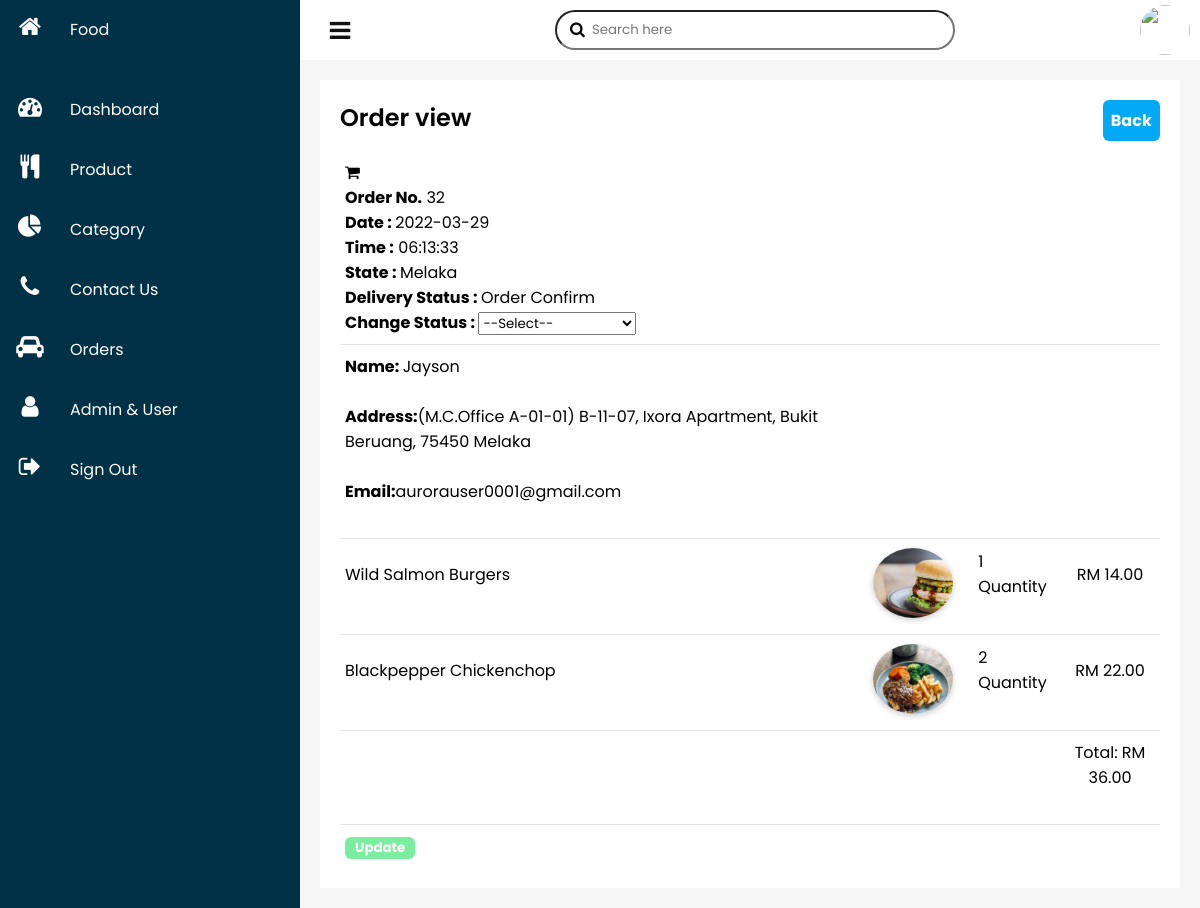
Page /admin/VandCorder.php?ID=32 on the committed database.
### tables this page shows
CREATE TABLE `trans` (
  `transaction_id` int(5) NOT NULL,
  `transaction_date` date NOT NULL,
  `transaction_time` time NOT NULL,
  `e_d_time` time NOT NULL,
  `Full_Name` varchar(50) NOT NULL,
  `Trans_Address` varchar(150) NOT NULL,
  `City` varchar(100) NOT NULL,
  `Trans_State` varchar(255) NOT NULL,
  `Zip` int(10) NOT NULL,
  `delivery_status` varchar(200) NOT NULL,
  `userid` int(5) NOT NULL
);

CREATE TABLE `users` (
  `userid` int(5) UNSIGNED ZEROFILL NOT NULL,
  `username` varchar(200) NOT NULL,
  `userpassword` varchar(200) NOT NULL,
  `useremail` varchar(200) NOT NULL,
  `userprivilege` varchar(200) NOT NULL DEFAULT 'user',
  `userfirstname` varchar(200) DEFAULT NULL,
  `userlastname` varchar(200) DEFAULT NULL,
  `block?` tinyint(1) NOT NULL DEFAULT 0,
  `verify_token` varchar(200) NOT NULL
);

CREATE TABLE `food` (
  `food_id` int(4) UNSIGNED NOT NULL,
  `food_code` varchar(100) NOT NULL,
  `food_name` varchar(100) NOT NULL,
  `food_price` float NOT NULL,
  `food_description` text NOT NULL,
  `food_image` varchar(255) NOT NULL,
  `food_stock` int(4) NOT NULL,
  `food_status` varchar(100) NOT NULL,
  `admin_id` int(4) UNSIGNED NOT NULL,
  `cate_id` int(4) UNSIGNED NOT NULL,
  `active` varchar(10) NOT NULL
);

CREATE TABLE `cart` (
  `cart_id` int(4) NOT NULL,
  `cart_qty` int(4) NOT NULL,
  `subtotal` int(5) NOT NULL,
  `food_id` int(4) NOT NULL,
  `userid` int(5) UNSIGNED NOT NULL
);

### admin/VandCorder.php (the view, shortened to what this page needs)
<?php
include('config/constants.php'); ?>
<!DOCTYPE html>
<html>
<head>
    <link rel="stylesheet" href="https://stackpath.bootstrapcdn.com/font-awesome/4.7.0/css/font-awesome.min.css">
    <link rel="stylesheet" type="text/css" href="apstyle.css">
</head>
<body>
    <div class="container">
        <div class="navigation">
            <ul>
                <li>
                    <a href="../index.php">
                        <span class="icon"><i class="fa fa-home" aria-hidden="true"></i></span>
                        <span class="title">
                            <span style="font-family:Algerian">
                                <span style="font-size:x-large ,">
                                    Food
                                </span>
                            </span>
                        </span>
                    </a>
                </li>
                <li>
                    <a href="adminpanel.php">
                        <span class="icon"><i class="fa fa-tachometer" aria-hidden="true"></i></span>
                        <span class="title">Dashboard</span>
                    </a>
                </li>
                <li>
                    <a href="food.php">
                        <span class="icon"><i class="fa fa-cutlery" aria-hidden="true"></i></span>
                        <span class="title">Product</span>
                    </a>
                </li>
                <li>
                    <a href="category.php">
                        <span class="icon"><i class="fa fa-pie-chart" aria-hidden="true"></i></span>
                        <span class="title">Category</span>
                    </a>
                </li>
                <li>
                    <a href="contactus.php">
                        <span class="icon"><i class="fa fa-phone" aria-hidden="true"></i></span>
                        <span class="title">Contact Us</span>
                    </a>
                </li>
                <li>
                    <a href="orders.php">
                        <span class="icon"><i class="fa fa-car" aria-hidden="true"></i></span>
                        <span class="title">Orders</span>
                    </a>
                </li>
                <li>
                    <a href="userstest.php">
                        <span class="icon"><i class="fa fa-user" aria-hidden="true"></i></span>
                        <span class="title">Admin & User</span>
                    </a>
                </li>
                <li>
                    <a href="../php/logout.php">
                        <span class="icon"><i class="fa fa-sign-out" aria-hidden="true"></i></span>
                        <span class="title">Sign Out</span>
                    </a>
                </li>
            </ul>
        </div>
        <div class="main">
            <div class="topbar">
                <div class="toggle " onclick="toggleMenu();"></div>
                <div class="search">
                    <label>
                        <input type="text" placeholder="Search here">
                        <i class="fa fa-search" aria-hidden="true"></i>
                    </label>
                </div>
                <div class="user">
                    <img src="user.jpg">
                </div>
            </div>
                <div class="details">
                    <div class="recentOrders">
                        <div class="cardHeader">
                            <h2>Order view</h2>
                            <a href ="../admin/orders.php"  class="btn-add ">Back </a>
                        </div>
                        <form action="" method="POST" >
                        <table >
                            <tbody>
                            <?php
                                if(isset($_GET['ID'])) {
                                $ID = $_GET['ID'];
                                $sql = "SELECT * FROM trans WHERE transaction_id =$ID";
                                $res = mysqli_query($conn, $sql);
                                $row = mysqli_fetch_assoc($res);
                                $tran_date = $row['transaction_date'];
                                $tran_time = $row['transaction_time'];
                                $name = $row['Full_Name'];
                                $adress = $row['Trans_Address'];
                                $city = $row['City'];
                                $zip = $row['Zip'];
                                $tran_state = $row['Trans_State'];
                                $status = $row['delivery_status'];
                                }
                                ?>
                                <tr>
                                    <td>
                                    <i class="fa fa-shopping-cart" aria-hidden="true"></i>
                                    <p><b>Order No.</b> <?php echo $ID; ?><p>
                                    <p><b>Date : </b><?php echo $tran_date ?><p>
                                    <p><b>Time :</b> <?php echo $tran_time;?></p>
                                    <p><b>State : </b> <?php echo $tran_state; ?> </p>
                                    <p><b>Delivery Status : </b> <?php echo $status; ?> </p>
                                    <p><b>Change Status : </b>
                                    <select name="status" >
                                        <option value="" >--Select--</option>
								    </select></p>
                                    </td>
                                </tr>
                                <?php
                                $userid = $row['userid'];
                                $sql3 = "SELECT * FROM users WHERE userid = $userid";
                                $res3 = mysqli_query($conn, $sql3);
                                $row3 = mysqli_fetch_assoc($res3);
                                $email = $row3['useremail'];
                                ?>
                                <tr>
                                    <td>
                                        <p><b>Name: </b><?php echo $name; ?></p><br>
                                        <p><b>Address:</b><?php echo $adress,', ',$city,', ',$zip,' ',$tran_state; ?></p><br>
                                        <p><b>Email:</b><?php echo $email; ?></p><br>
                                    </td>
                                </tr>
                                <?php
                                $id = $row['userid'];
                                $sql1 = "SELECT * FROM cart WHERE userid = $id";
                                $subtotal = 0;
                                $res1 = mysqli_query($conn, $sql1);
                                ?>
                                <?php
                                while($row1 = mysqli_fetch_assoc($res1))
                                {
                                $food_id = $row1['food_id'];
                                $qty = $row1['cart_qty'];
                                $total = $row1['subtotal'];
                                $subtotal += $row1['subtotal'];
							    $sql2 = "SELECT * FROM food WHERE food_id = $food_id";
                                $res2 = mysqli_query($conn, $sql2);
                                while($row2=mysqli_fetch_array($res2))
                                {
								    $food_name = $row2['food_name'];
                                    $food_image = $row2 ['food_image'];
                                ?>
                                <tr>
                                    <td>
                                    <p> <?php echo $food_name ?></p><br>
                                    </td>
                                    <td>
                                    <?php
                                    if ($food_image == "")
                                    {
                                        echo "<div class='error'>Image not added.</div>";
                                    }
                                    else {
                                    ?>
                                        <img src="<?php echo SITEURL; ?>Food/<?php echo $food_image; ?>">
                                        <?php
                                    }
                                    ?>
                                    </td>
                                    <td>
                                    <p> <?php echo $qty ?> Quantity</p><br>
                                    </td>
                                    <td>
                                    <p>RM <?php echo number_format($total, 2); ?></p><br>
                                    </td>
                                </tr>
                                <?php
                            }
                        }
                            ?>
                                <tr>
                                    <td></td>
                                    <td></td>
                                    <td></td>
                                    <td>
                                        <p >Total: RM <?php echo number_format($subtotal, 2); ?></p><br>
                                    </td>
                                </tr>
                                <tr>
                                <td>
                                <button type="submit" name="submit" value="Update" class ="btn-update">Update</button></div>
</div></div>
</body>
</html>

### admin/apstyle.css (style rules this page uses)
* { padding: 0; margin: 0; box-sizing: border-box; font-family: "Poppins", sans-serif; }
body { overflow-x: hidden; }
.container { position: relative; width: 100%; }
.navigation { position: fixed; left: 0; width: 300px; height: 100%; background: #003147; transition: 0.5s; overflow: hidden; }
.navigation ul { position: absolute; top: 0; left: 0; width: 100%; }
.navigation ul li { position: relative; width: 100%; list-style: none; }
.navigation ul li:nth-child(1) { margin-bottom: 20px; }
.navigation ul li a { position: relative; display: block; width: 100%; display: flex; text-decoration: none; color: #fff; }
.navigation ul li a .icon { position: relative; display: block; min-width: 60px; height: 60px; line-height: 60px; text-align: center; }
.navigation ul li a .icon .fa { color: #fff; font-size: 24px; }
.navigation ul li a .title { position: relative; display: block; padding: 0 10px; height: 60; line-height: 60px; white-space: nowrap; }
.main { position: absolute; width: calc(100% - 300px); left: 300px; min-height: 100vh; background: #f5f5f5; transition: 0.5s; }
.main .topbar { width: 100%; background: #fff; height: 60px; padding: 0 10px; display: flex; justify-content: space-between; align-items: center; }
.toggle { position: relative; width: 60px; height: 60px; cursor: pointer; }
.toggle::before { content: "\f0c9"; font-family: fontAwesome; position: absolute; width: 100%; height: 100%; line-height: 60px; font-size: 24px; text-align: center; color: #111; }
.search { position: relative; width: 400px; margin: 0 10px; }
.search label { position: relative; width: 100%; }
.search label input { width: 100%; height: 40px; border-radius: 40px; padding: 5px 20px; padding-left: 35px; outline: none; border: 1px sold rgba(0, 0, 0, 0.2); }
.search label .fa { position: absolute; left: 15px; top: 4px; }
.user { position: relative; min-width: 50px; width: 50px; height: 50px; border-radius: 50%; overflow: hidden; cursor: pointer; }
.user img { position: absolute; top: 0; left: 0; width: 100%; height: 100%; object-fit: cover; }
table tr td img { display: inline-block; width: 80px; height: 70px; object-fit: cover; border-radius: 50%; box-shadow: 0 2px 6px #0003; }
.btn-add { background-color: #03a9f4; padding: 1%; color: white; text-decoration: none; font-weight: bold; border: 0px; position: relative; border-radius: 6px; }
.btn-update { background-color: #7bed9f; padding: 1px 10px; color: white; text-decoration: none; font-weight: bold; border: 0px; border-radius: 6px; }
.details { position: relative; width: 100%; padding: 20px; display: grid; grid-gap: 20px; }
.details .recentOrders { position: relative; min-height: 530px; background: #fff; padding: 20px; }
.cardHeader { display: flex; justify-content: space-between; align-items: flex-start; }
.cardHeader h2 { font-weight: 600; }
.details table { width: 100%; border-collapse: collapse; margin-top: 10px; }
.details .recentOrders table tr { border-bottom: 1px solid rgba(0, 0, 0, 0.1); }
.details .recentOrders table tbody tr:last-child { border-bottom: none; }
.details .recentOrders table tr td { padding: 9px 5px; }
.details .recentOrders table thead tr td:last-child, .details .recentOrders table tbody tr td:last-child { text-align: left; }
.details .recentOrders table thead tr td:nth-child(2), .details .recentOrders table tbody tr td:nth-child(2) { text-align: left; padding-right: 20px; }
.details .recentOrders table thead tr td:nth-child(3), .details .recentOrders table tbody tr td:nth-child(3) { text-align: left; }
.details .recentOrders table thead tr td:nth-child(4), .details .recentOrders table tbody tr td:nth-child(4) { text-align: center; }

### rows in the picture
trans: transaction_date "2022-03-29", transaction_time "06:13:33", Trans_State "Melaka", delivery_status "Order Confirm", Full_Name "Jayson", Trans_Address "(M.C.Office A-01-01) B-11-07, Ixora Apartment", City "Bukit Beruang", Zip "75450"
users: useremail "aurorauser0001@gmail.com"
cart: cart_qty "1", subtotal "14.00"
food: food_name "Wild Salmon Burgers", food_image (picture)
cart: cart_qty "2", subtotal "22.00"
food: food_name "Blackpepper Chickenchop", food_image (picture)

### other values in the picture
$ID "32"
$subtotal "36.00"
